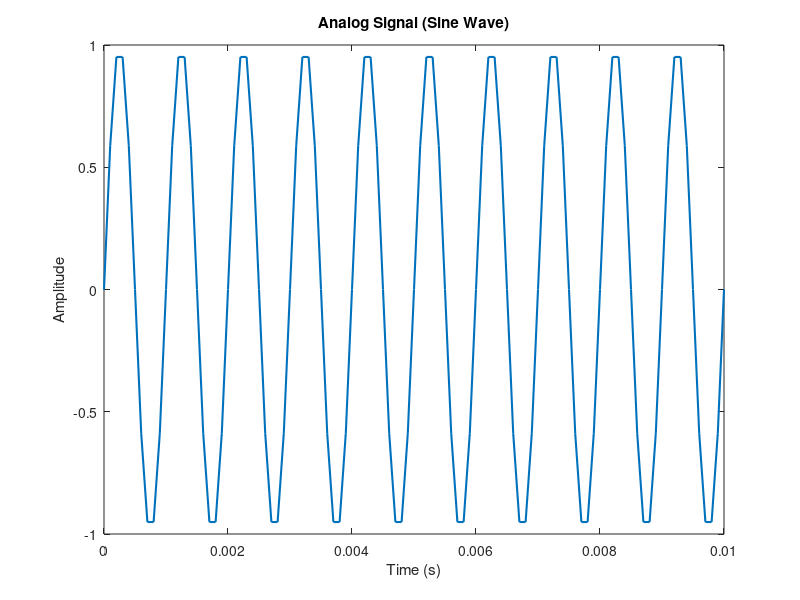
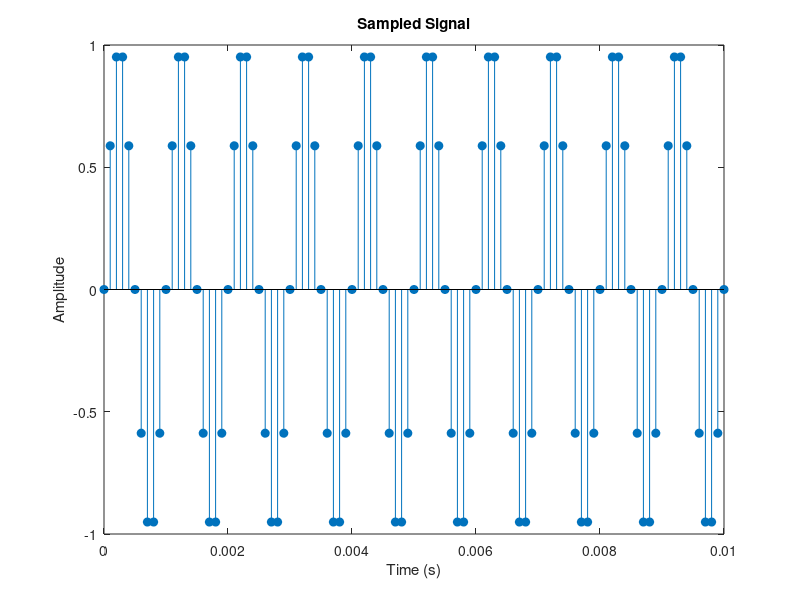
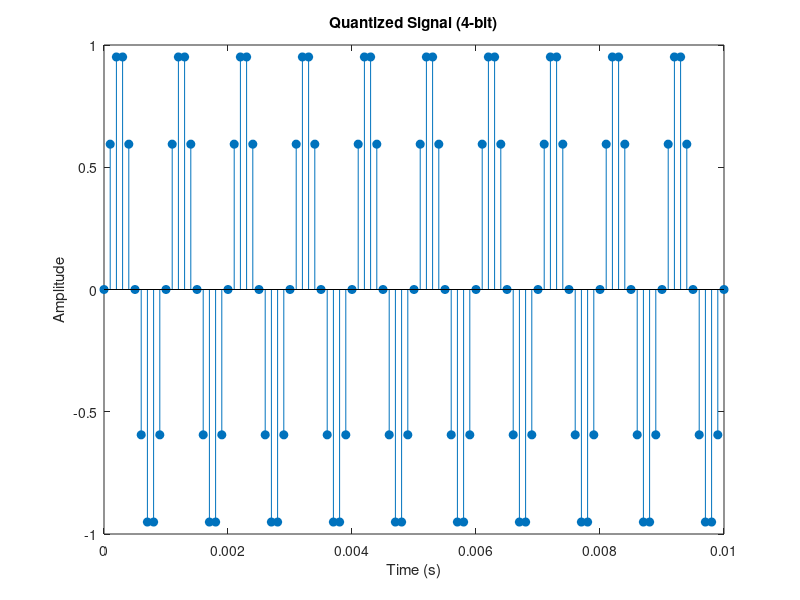
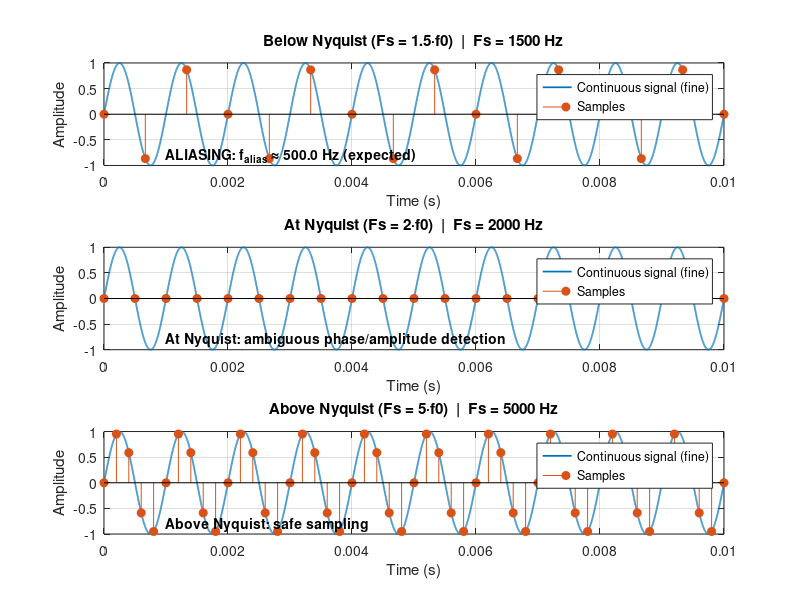

Here is the MATLAB script that generated these plots, in order: (Note: this script raises an error after producing the figures.)
% Learning Objectives
% 
% Understand the complete path from analog signals to digital representation.
% Simulate each step in MATLAB: signal generation, sampling, quantization, and encoding.
% Relate the concepts to IoT sensor data acquisition.

%% 1. Generate Analog Signal (conceptual) - generate a simple continuous-time signal (e.g., sine wave).

t = 0:0.0001:0.01;       % very fine step (continuous-like time)

f = 1000;                 % frequency = 100 Hz

x_analog = sin(2*pi*f*t);

 

figure;

plot(t, x_analog, 'LineWidth', 1.5);

title('Analog Signal (Sine Wave)');

xlabel('Time (s)'); ylabel('Amplitude');

 


%% 2. Sampling - Sample the analog signal at a chosen sampling frequency.


Fs = 1000;               % Sampling frequency = 1 kHz

Ts = 0.1/Fs;               % Sampling period

n = 0:Ts:0.01;           % Discrete sample points

x_sampled = sin(2*pi*f*n);

 

figure;

stem(n, x_sampled, 'filled');

title('Sampled Signal');

xlabel('Time (s)'); ylabel('Amplitude');

 

 % Discussion: Compare analog vs sampled wave. Relate to Nyquist theorem.



%% 3. Quantization - Simulate quantization by rounding amplitudes to finite levels.


bits = 4;                           % Number of bits

levels = 2^bits;                    % Quantization levels

x_min = min(x_sampled);

x_max = max(x_sampled);

q_step = (x_max - x_min)/levels;    % Step size

 

x_index = round((x_sampled - x_min)/q_step); % Map samples to indices

x_quantized = x_index*q_step + x_min;        % Map back to amplitude

 

figure;

stem(n, x_quantized, 'filled');

title(['Quantized Signal (' num2str(bits) '-bit)']);

xlabel('Time (s)'); ylabel('Amplitude');

 

 % Discussion: More levels → higher accuracy, less compression.



%% 4. Encoding (Binary Representation) - Convert quantized values into binary codes.


binary_codes = dec2bin(x_index, bits); % Convert indices to binary words

 

disp('--- First 10 encoded samples ---');

disp(binary_codes(1:10,:));

 

 

% Now see how each quantized sample becomes a digital word.

 



%% 5. Digital Bitstream - Show the digital stream (bit sequence).

bitstream = reshape(binary_codes.',1,[]); % Concatenate into one string

disp('--- First 40 bits of the stream ---');

disp(bitstream(1:40));

 

 

%% Summary

fprintf('\nSimulation complete!\n');

fprintf('Analog -> Sampling -> Quantization -> Binary Encoding -> Digital Stream\n');

fprintf('Bits per sample: %d\n', bits);

fprintf('Total samples: %d\n', length(x_sampled));

fprintf('Total bits: %d\n', length(bitstream));



%% Homework
% 
% Modify the MATLAB script:
%% Try different sampling frequencies (below Nyquist, at Nyquist, and above Nyquist).

% Reference "analog" signal (very densely sampled)
f0     = 1000;           % Hz (signal frequency)
Tend   = 0.01;           % 10 ms observation (~10 periods at 1 kHz)
t      = 0:1e-6:Tend;    % very fine step (1 µs)
x_anal = sin(2*pi*f0*t);

% Sampling frequency sets
Fs_cases = [1.5*f0, 2*f0, 5*f0];    % <Nyquist, =Nyquist, >Nyquist
labels   = {"Below Nyquist (Fs = 1.5·f0)", ...
            "At Nyquist (Fs = 2·f0)", ...
            "Above Nyquist (Fs = 5·f0)"};   

Nyq = 2*f0;  % Nyquist frequency (Hz)

fprintf('Signal frequency f0 = %.0f Hz | Nyquist = %.0f Hz\n', f0, Nyq);
fprintf('Fs cases: %s\n', mat2str(Fs_cases));

figure('Name','Sampling comparison','NumberTitle','off');

for k = 1:numel(Fs_cases)
    Fs = Fs_cases(k);
    Ts = 1/Fs;
    n  = 0:Ts:Tend;
    xS = sin(2*pi*f0*n);

    % Informative calculation of the expected alias (in Hz) for Fs < 2*f0
    % f_alias = |f0 - m*Fs| with m = round(f0/Fs), constrained to [0, Fs/2]
    m = round(f0/Fs);
    f_alias = abs(f0 - m*Fs);
    if f_alias > Fs/2
        f_alias = Fs - f_alias;  % fold into the half-band [0, Fs/2]
    end

    subplot(3,1,k);
    plot(t, x_anal, 'LineWidth', 1.25); hold on;
    stem(n, xS, 'filled'); % samples
    grid on;
    title(sprintf('%s  |  Fs = %.0f Hz', labels{k}, Fs));
    xlabel('Time (s)'); ylabel('Amplitude');
    legend('Continuous signal (fine)', 'Samples', 'Location', 'best');

    if Fs < Nyq
        txt = sprintf('ALIASING: f_{alias} ≈ %.1f Hz (expected)', f_alias);
        text(0.001, -0.8, txt, 'FontWeight','bold');
    elseif Fs == Nyq
        text(0.001, -0.8, 'At Nyquist: ambiguous phase/amplitude detection', 'FontWeight','bold');
    else
        text(0.001, -0.8, 'Above Nyquist: safe sampling', 'FontWeight','bold');
    end

    % Console message
    if Fs < Nyq
        fprintf('Fs = %.0f Hz (< Nyquist): expected alias ≈ %.1f Hz\n', Fs, f_alias);
    elseif Fs == Nyq
        fprintf('Fs = %.0f Hz (= Nyquist): edge case; sensitive to phase/noise\n', Fs);
    else
        fprintf('Fs = %.0f Hz (> Nyquist): proper sampling\n', Fs);
    end
end

%% Use different quantization levels (8, 16, 64). Plot and compare the effect on signal quality.
f0     = 1000;             % Hz
Tend   = 0.01;             % 10 ms
t      = 0:1e-6:Tend;      % dense "analog" grid
x_anal = sin(2*pi*f0*t);

Fs  = 5*f0;                % safe sampling to isolate quantization
Ts  = 1/Fs;
n   = 0:Ts:Tend;
xS  = sin(2*pi*f0*n);

L_set = [8, 16, 64];
xmin = -1; xmax = 1;

fprintf('Fs = %.0f Hz (Nyquist = %.0f Hz)\n', Fs, 2*f0);
fprintf('L   Bits  Delta      SQNR(dB)  MSE\n');

figure('Name','Quantization (overview + zoom + error)','NumberTitle','off');

for k = 1:numel(L_set)
    L = L_set(k);
    B = log2(L);
    Delta = (xmax - xmin)/L;

    % Mid-rise uniform quantizer
    x_clip = min(max(xS, xmin), xmax - eps);
    idx = floor((x_clip - xmin)/Delta);
    xQ  = xmin + (idx + 0.5)*Delta;

    % Metrics
    e    = xQ - xS;
    SQNR = 10*log10(var(xS)/var(e));
    MSE  = mean(e.^2);

    fprintf('%-3d %-4.0f  %-9.5f  %8.2f  % .3e\n', L, B, Delta, SQNR, MSE);

    % -------- Overview: full 10 ms with quantization levels
    subplot(3,3,3*(k-1)+1);
    plot(t, x_anal, 'LineWidth', 1.0); hold on;
    stairs(n, xQ, 'LineWidth', 1.25);
    ylv = linspace(xmin+Delta/2, xmax-Delta/2, L); % level centers
    yline(ylv, ':');                                % show levels
    grid on; axis([0 Tend xmin xmax]);
    title(sprintf('L=%d (%.0f bits) | Δ=%.3f | SQNR=%.2f dB', L, B, Delta, SQNR));
    xlabel('Time (s)'); ylabel('Amplitude');
    legend('Continuous','Quantized','Levels','Location','southoutside');

    % -------- Zoomed view: first 2 ms to make steps obvious
    subplot(3,3,3*(k-1)+2);
    plot(t, x_anal, 'LineWidth', 1.0); hold on;
    stairs(n, xQ, 'LineWidth', 1.25);
    yline(ylv, ':');
    grid on; axis([0 2e-3 xmin xmax]);
    title('Zoom: first 2 ms');
    xlabel('Time (s)'); ylabel('Amplitude');

    % -------- Quantization error vs time
    subplot(3,3,3*(k-1)+3);
    stem(n, e, 'filled'); grid on;
    axis([0 2e-3 -Delta Delta]); % scale to ±Δ
    title(sprintf('Error e[n] (±Δ/2 ≈ ±%.3f)', Delta/2));
    xlabel('Time (s)'); ylabel('Error');
end

% Theoretical SQNR for a full-scale sine (for reference)
B_theory = log2(L_set);
SQNR_theory = 6.02*B_theory + 1.76;
disp(table(L_set.', B_theory.', SQNR_theory.', 'VariableNames', ...
    {'L','Bits','SQNR_theory_dB'}));
